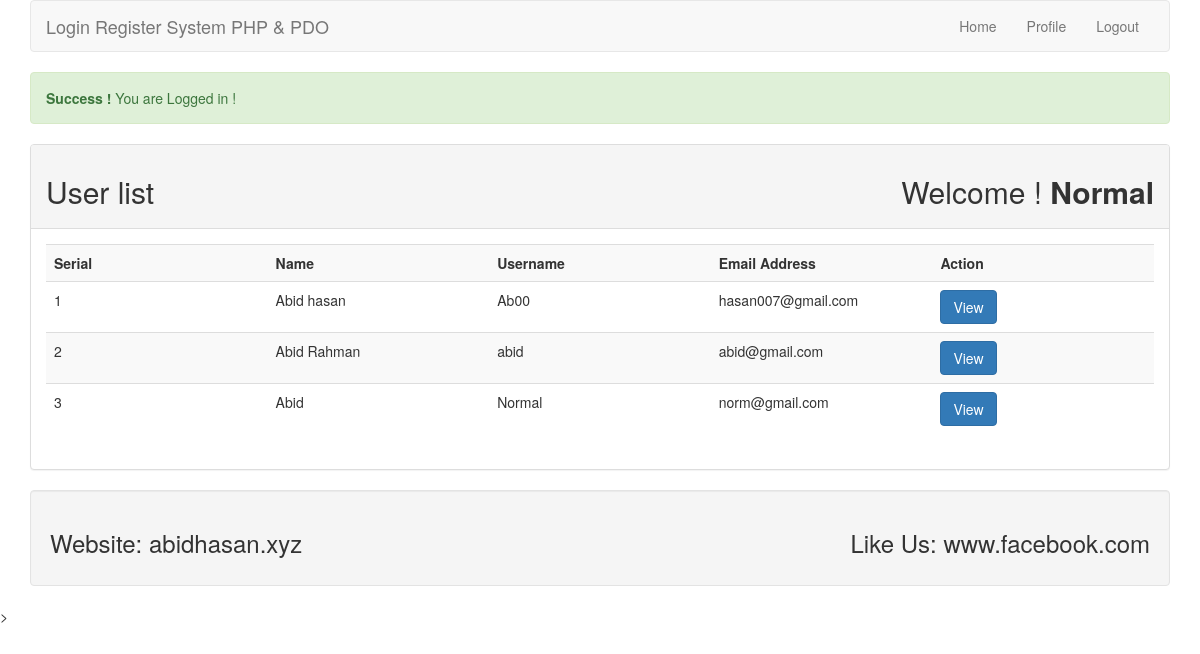
Page /ooplr/index.php (signed in) on the committed database.
### tables this page shows
CREATE TABLE `tbl_user` (
  `id` int(11) NOT NULL,
  `name` varchar(255) NOT NULL,
  `username` varchar(255) NOT NULL,
  `email` varchar(255) NOT NULL,
  `password` varchar(255) NOT NULL
);

### ooplr/lib/Session.php (called while the page is built, shortened)
<?php
class Session {
    public static function get ($key){
    	if (isset($_SESSION[$key])) {
    		return $_SESSION[$key];
    	}else{
    		return false;
    	}
    }
}
?>

### ooplr/lib/User.php (called while the page is built, shortened)
<?php
	include_once 'Session.php';
	include 'Database.php';
class User{
	private $db;
	public function __construct(){
	     $this->db = new Database();
	}
     public function getUserData(){
        $sql = "SELECT * FROM tbl_user ORDER BY id DESC";
		$query = $this->db->pdo->prepare($sql);
		$query->execute();
		$result = $query->fetchAll();
		return $result;
     }
}
?>

### ooplr/lib/Database.php (called while the page is built)
<?php
class Database
{
	private $hostdb = "localhost";
	private $userdb = "root";
	private $passdb = "";
	private $namedb = "db_lr";
    public $pdo;
	public function __construct()
	{
		if (!isset($this->pdo)) {
			try{
				$link = new PDO("mysql:host=".$this->hostdb.";dbname=".$this->namedb, $this->userdb, $this->passdb);
				$link->setAttribute(PDO::ATTR_ERRMODE, PDO::ERRMODE_EXCEPTION);
				$link->exec("SET CHARACTER SET utf8");
				$this->pdo = $link;
			}catch(PDOException $e){
               die("Failed to connect with Database".$e->getMessage());
			}
		}
	}
}
?>

### ooplr/index.php (the view, shortened to what this page needs)
<?php
include 'lib/User.php';
include 'inc/header.php';
?>
<?php
$loginmsg = Session::get("loginmsg");
if (isset($loginmsg)) {
  echo $loginmsg;
}
?>
  	<div class="panel panel-default">
  		<div class="panel-heading">
  			<h2>User list<span class="pull-right">
  		        Welcome !
  				<strong><?php
          $name = Session::get("username");
          if (isset($name)) {
            echo $name;
          }
          ?>
          </strong>
  			</span></h2>
  		</div>
  		<div class="panel-body">
  			<table class="table table-striped">
  				<th width="20%">Serial</th>
  				<th width="20%">Name</th>
  				<th width="20%">Username</th>
  				<th width="20%">Email Address</th>
  				<th width="20%">Action</th>
<?php
    $user = new User();
    $userdata = $user->getUserData();
    if ($userdata) {
      $i = 0;
      foreach ($userdata as $sdata) {
        $i++;
?>
  				<tr>
  					<td><?php echo $i; ?></td>
  					<td><?php echo $sdata['name']; ?></td>
  					<td><?php echo $sdata['username']; ?></td>
  					<td><?php echo $sdata['email']; ?></td>
  					<td>
  						<a class="btn btn-primary" href="profile.php?id=<?php echo $sdata['id']; ?>">View</a>
  					</td>
  				</tr>
<?php } }else{ ?>
  <tr><td colspan="5"><h2>No user data found...</h2></td></tr>
<?php  }?>
  			</table>
  		</div>
  	</div>
<?php
include 'inc/footer.php';
?>

### ooplr/inc/header.php (shortened to what this page needs)
<?php
$filepath = realpath(dirname(__FILE__));
include_once $filepath.'/../lib/Session.php';
?>
<!DOCTYPE html>
<html>
<head>
	<link rel="stylesheet" type="text/css" href="inc/bootstrap.min.css"/>
</head>
<body>
  <div class="container">
  	<nav class="navbar navbar-default">
  		<div class="container-fluid">
  			<div class="navbar-header">
  				<a class="navbar-brand"  href="index.php">
  					Login Register System PHP & PDO
  				</a>
  			</div>
               <ul class="nav navbar-nav pull-right">
                <?php
                    $id = Session::get("id");
                    $userlogin = Session::get("login");
                    if($userlogin == true){
                    ?>
                 <li><a href="index.php">Home</a></li>
              	<li><a href="profile.php?id=<?php echo $id; ?>">Profile</a></li>
              	<li><a href="?action=logout">Logout</a></li>
              <?php }else{ ?>
              	<li><a href="login.php">Login</a></li>
              	<li><a href="register.php">Register</a></li>
              <?php } ?>
              </ul>
  		</div>
  	</nav>

### ooplr/inc/footer.php
<div class="well">
	<h3>Website: abidhasan.xyz
<span class="pull-right">Like Us: www.facebook.com</span>
	</h3>
</div>
</div>
</body>
</html>>

### rows in the picture
tbl_user: name "Abid hasan", username "Ab00", email "hasan007@gmail.com"
tbl_user: name "Abid Rahman", username "abid", email "abid@gmail.com"
tbl_user: name "Abid", username "Normal", email "norm@gmail.com"

### other values in the picture
$loginmsg "Success ! You are Logged in !"
$name "Normal"
